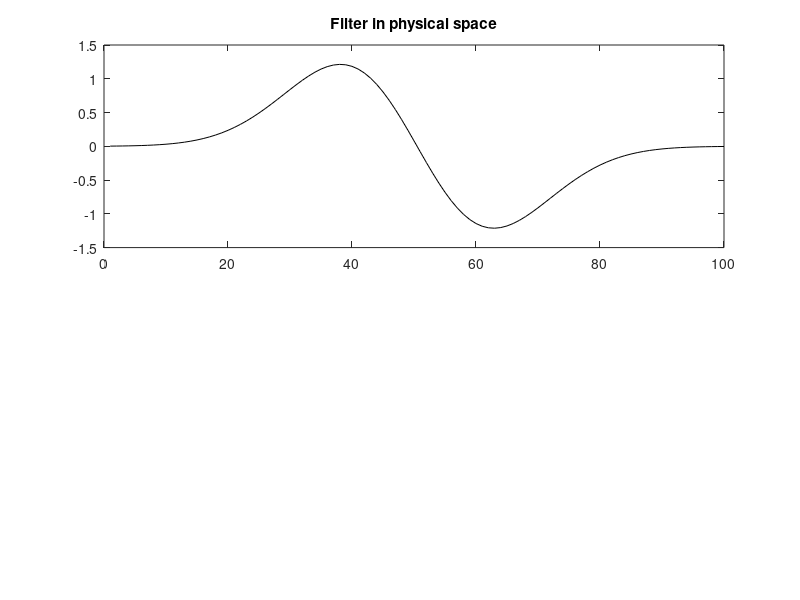

This chart was generated by the following MATLAB code: (Note: this script raises an error after producing the figure.)
% Erik Schluter
% 8/28/2015
%
% This example generates an ARMA(2,2) process and filters with
%	a filter defined as -2*t*e^(-(t^2)/2). The filter is displayed
%	in physical and fourier space.

function fdGaussianFilter(obs, filterWidth)

    if (nargin < 1)
        obs = 10000;
    end

    if (nargin < 2)
        filterWidth = 100;
    end
    
    %Constants
    FilterRangeLim = 4;
    
    % Build first derivitive gaussian filter
    t    = linspace(-FilterRangeLim,FilterRangeLim,filterWidth);
    dg   = -2*t.*exp(-(t.^2)./2);
    figure(1)
    subplot(2,1,1); plot(dg, 'k'); title('Filter in physical space')
    
    % generate ARMA(2,2) process with 10000 observations
    xt = generateARMA(obs, [0.5 0.1], [0.21 0.9]);
    figure(2)
    hold on
    subplot(2,1,1); plot(xt(1:500), 'k'); title('raw ARMA(2,2) process')
    
    % perform fourier space filter
    g       = [dg zeros(1,obs-filterWidth)];
    fh      = fft(xt);
    gh      = fft(g);
    temp    = fh.*conj(gh);
    filtXT  = ifft(temp);
    
    subplot(2,1,2); plot(filtXT(1:500), 'r'); title('fdg filtered ARMA(2,2) process')
    hold off
    
    figure(1)
    hold on
    subplot(2,1,2); plot(abs(gh(1:floor(obs/2+1))),'r'); title('Filter in Fourier space')
    hold off
    
return